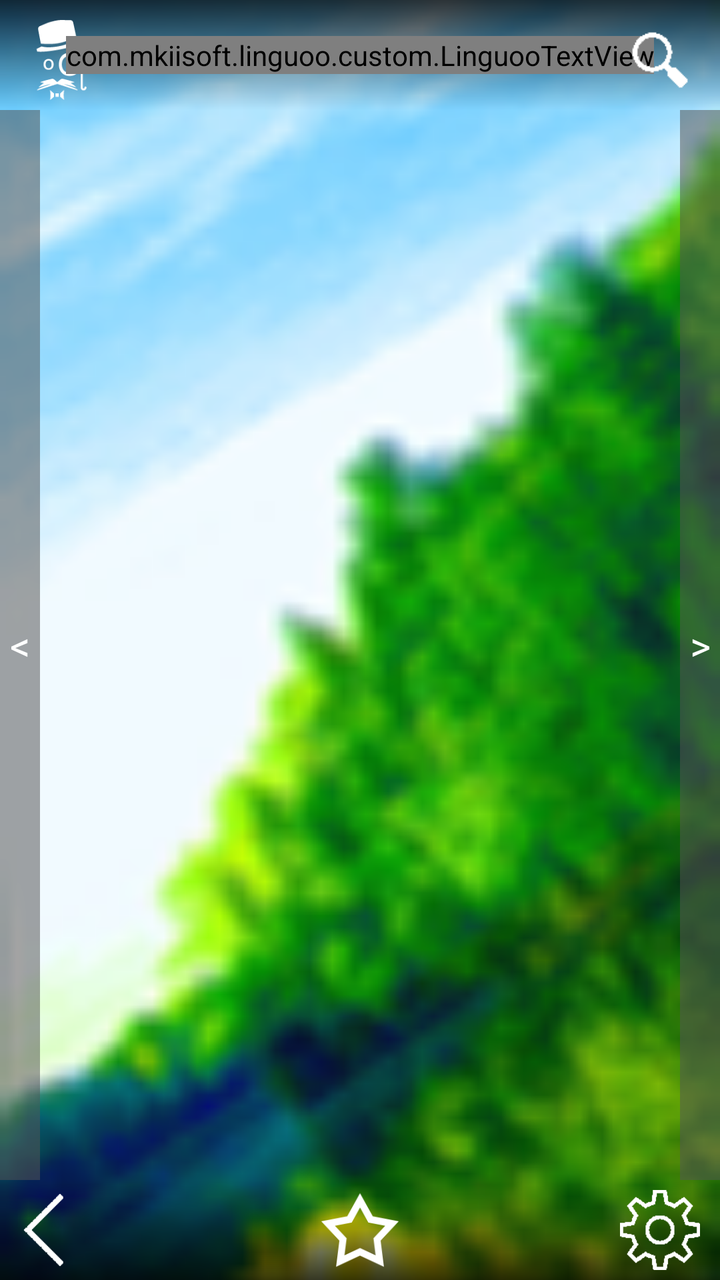
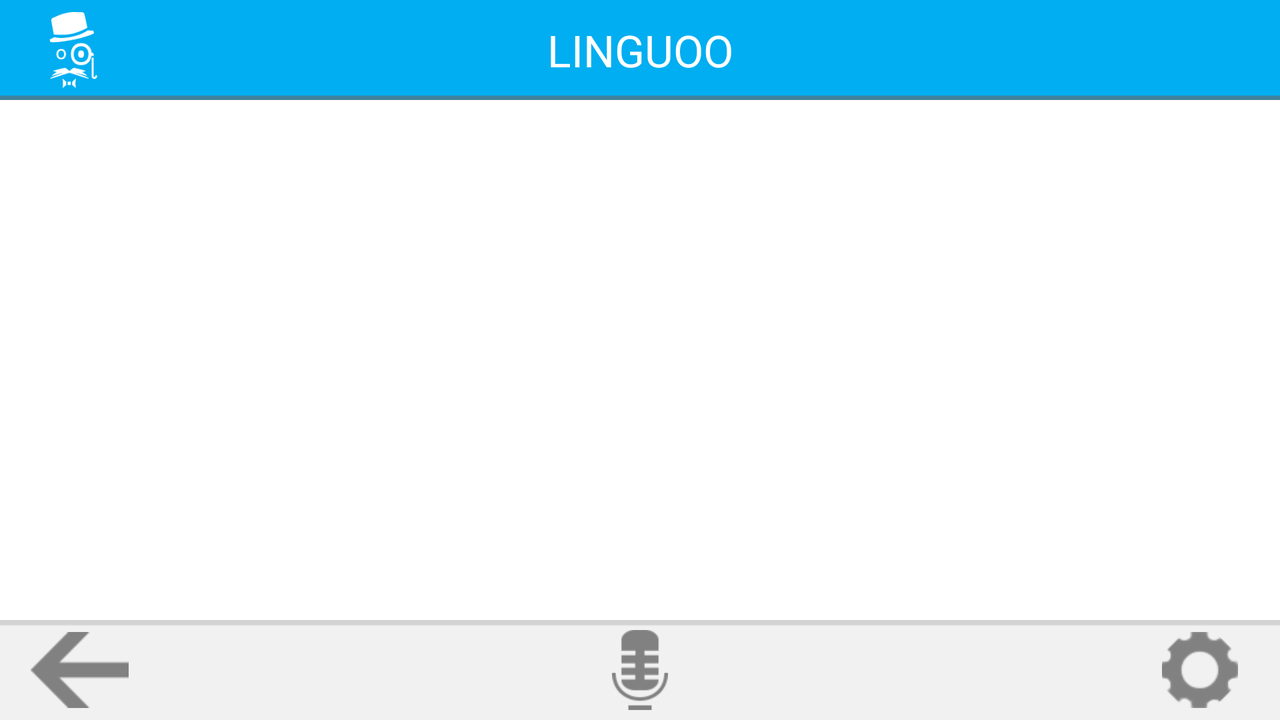

The same Android screen from two of the app's own layout files: first res/layout/ as a phone draws it, then the repository's variant for another configuration, drawn on a device whose configuration selects that folder. Both files follow.
<!-- AndroidManifest.xml: application theme android:Theme.NoTitleBar.Fullscreen -->
<!-- res/layout/catfeed_layout.xml -->
<?xml version="1.0" encoding="utf-8"?>

<RelativeLayout xmlns:android="http://schemas.android.com/apk/res/android"
    android:id="@+id/RelativeLayout1"
    android:layout_width="match_parent"
    android:layout_height="match_parent"
    android:background="@drawable/imageback" >
    
	<RelativeLayout
	    android:id="@+id/rl_menu"
	    android:layout_width="fill_parent"
	    android:layout_height="50dp"
	    android:layout_alignParentBottom="true"
	    android:layout_centerHorizontal="true"
	    android:background="@drawable/bottomhead"
	    android:paddingLeft="2dp"
	    android:paddingRight="10dp"
	    android:paddingTop="5dp" >

        <Button
            android:id="@+id/btn_back"
            android:layout_width="40dp"
            android:layout_height="40dp"
            android:background="@drawable/atrasp" />

        <Button
            android:id="@+id/btn_conf"
            android:layout_width="40dp"
            android:layout_height="40dp"
            android:layout_alignParentLeft="false"
            android:layout_alignParentRight="true"
            android:layout_alignParentTop="true"
            android:background="@drawable/settings" />

        <Button
            android:id="@+id/btn_fav"
            android:layout_width="40dp"
            android:layout_height="40dp"
            android:layout_alignParentLeft="false"
            android:layout_alignParentTop="true"
            android:layout_centerHorizontal="true"
            android:background="@drawable/star" />

    </RelativeLayout>
    
    <RelativeLayout
        android:id="@+id/rl_titu"
        android:layout_width="fill_parent"
        android:layout_height="55dp"
        android:layout_alignParentTop="true"
        android:background="@drawable/tophead"
        android:paddingTop="10dp" >

            <ImageView
                android:id="@+id/imgLogoT"
                android:layout_width="40dp"
                android:layout_height="40dp"
                android:layout_alignParentLeft="true"
                android:layout_marginLeft="10dp"
                android:src="@drawable/logo" />

            <com.mkiisoft.linguoo.custom.LinguooTextView
                android:id="@+id/lbl_titu"
                android:layout_width="wrap_content"
                android:layout_height="wrap_content"
                android:layout_centerHorizontal="true"
                android:layout_centerVertical="true"
                android:text="Linguoo titulo cat/feed"
                android:textColor="#FFFFFF"
                android:textSize="18sp" />

            <ImageView
                android:id="@+id/prueba"
                android:layout_width="40dp"
                android:layout_height="40dp"
                android:layout_alignParentRight="true"
                android:layout_marginRight="10dp"
                android:src="@drawable/search" >

            </ImageView>

        </RelativeLayout>

    <RelativeLayout
        android:id="@+id/rl_list"
        android:layout_width="wrap_content"
        android:layout_height="wrap_content"
        android:layout_above="@id/rl_menu"
        android:layout_marginTop="55dp" >

        <ListView
            android:id="@+id/listView1"
            android:layout_width="match_parent"
            android:layout_height="wrap_content"
            android:layout_marginLeft="20dp"
            android:layout_marginRight="20dp"
            android:background="#3C000000" >

        </ListView>

        <Button
            android:id="@+id/btn_ant"
            android:layout_width="20dp"
            android:layout_height="fill_parent"
            android:background="#88555555"
            android:text="&lt;"
            android:textColor="#FFFFFF"
            android:textSize="20sp" />

        <Button
            android:id="@+id/btn_sig"
            android:layout_width="20dp"
            android:layout_height="fill_parent"
            android:layout_alignParentRight="true"
            android:background="#88555555"
            android:text=">"
            android:textColor="#FFFFFF"
            android:textSize="20sp" />

    </RelativeLayout>

</RelativeLayout>
<!-- resources referenced by this layout -->
<resources>
  <!-- drawable atrasp: png bitmap (drawable, 429 bytes) -->
  <!-- drawable bottomhead (drawable) -->
  <shape xmlns:android="http://schemas.android.com/apk/res/android"
      android:shape="rectangle">
         <gradient
          android:startColor="#00000000"
          android:endColor="#C8000000"
          android:angle="270"/>
         </shape>
  <!-- drawable imageback: png bitmap (drawable, 18696 bytes) -->
  <!-- drawable logo: png bitmap (drawable, 5079 bytes) -->
  <!-- drawable search: png bitmap (drawable, 574 bytes) -->
  <!-- drawable settings: png bitmap (drawable, 1547 bytes) -->
  <!-- drawable star: png bitmap (drawable, 5575 bytes) -->
  <!-- drawable tophead (drawable) -->
  <shape xmlns:android="http://schemas.android.com/apk/res/android"
      android:shape="rectangle">
         <gradient
          android:startColor="#C8000000"
          android:endColor="#00000000"
          android:angle="270"/>
         </shape>
</resources>
<!-- res/layout-land/catfeed_layout.xml (the repository's variant of the layout above) -->
<!-- drawn on the phone turned sideways -->
<?xml version="1.0" encoding="utf-8"?>

<LinearLayout xmlns:android="http://schemas.android.com/apk/res/android"
    android:layout_width="match_parent"
    android:layout_height="match_parent"
    android:background="#FFFFFF"
    android:orientation="vertical" >
    
    <LinearLayout
            android:layout_width="fill_parent"
            android:layout_height="50dp"
            android:layout_alignParentTop="true"
            android:background="@drawable/azul"
            android:padding="6dp" >

            <ImageView
                android:id="@+id/imgLogoT"
                android:layout_width="50dp"
                android:layout_height="fill_parent"
                android:layout_marginLeft="5dp"
                android:src="@drawable/logo" />

            <TextView
                android:id="@+id/mainTitle"
                android:layout_width="fill_parent"
                android:layout_height="fill_parent"
                android:layout_weight="1"
                android:gravity="center"
                android:text="LINGUOO"
                android:textAppearance="?android:attr/textAppearanceLarge" />

            <LinearLayout
                android:layout_width="50dp"
                android:layout_height="fill_parent"
                android:layout_marginRight="5dp" >

            </LinearLayout>

        </LinearLayout>

    <ListView
        android:id="@+id/lvNoticias"
        android:layout_width="fill_parent"
        android:layout_height="fill_parent"
        android:layout_marginBottom="10dp"
        android:layout_marginTop="10dp"
        android:layout_weight="1"
        android:cacheColorHint="#00000000" >

    </ListView>
    
            <LinearLayout
            android:layout_width="fill_parent"
            android:layout_height="50dp"
            android:layout_alignParentBottom="true"
            android:background="@drawable/softgris"
            android:padding="5dp" >

            <LinearLayout
                android:layout_width="60dp"
                android:layout_height="fill_parent"
                android:layout_marginLeft="5dp"
                android:gravity="center" >

                <ImageView
                    android:id="@+id/imgBack"
                    android:layout_width="wrap_content"
                    android:layout_height="wrap_content"
                    android:layout_gravity="center"
                    android:layout_margin="1dp"
                    android:adjustViewBounds="true"
                    android:src="@drawable/atras" />
            </LinearLayout>

            <LinearLayout
                android:layout_width="fill_parent"
                android:layout_height="fill_parent"
                android:layout_weight="1" >

                <ImageView
                    android:id="@+id/imgLogoB"
                    android:layout_width="fill_parent"
                    android:layout_height="fill_parent"
                    android:src="@drawable/mic"
                    android:visibility="visible" />

            </LinearLayout>

            <LinearLayout
                android:layout_width="60dp"
                android:layout_height="fill_parent"
                android:layout_marginRight="5dp"
                android:gravity="center" >

                <ImageView
                    android:id="@+id/imgConf"
                    android:layout_width="wrap_content"
                    android:layout_height="wrap_content"
                    android:layout_gravity="center"
                    android:layout_margin="1dp"
                    android:adjustViewBounds="true"
                    android:src="@drawable/configuracion" />
            </LinearLayout>
        </LinearLayout>

</LinearLayout>
<!-- resources referenced by the variant -->
<!-- as the phone turned sideways resolves them -->
<resources>
  <!-- drawable atras: png bitmap (drawable, 3477 bytes) -->
  <!-- drawable azul: png bitmap (drawable, 213 bytes) -->
  <!-- drawable configuracion: png bitmap (drawable, 4476 bytes) -->
  <!-- drawable logo: png bitmap (drawable, 5079 bytes) -->
  <!-- drawable mic: png bitmap (drawable, 3927 bytes) -->
  <!-- drawable softgris: png bitmap (drawable, 203 bytes) -->
</resources>
